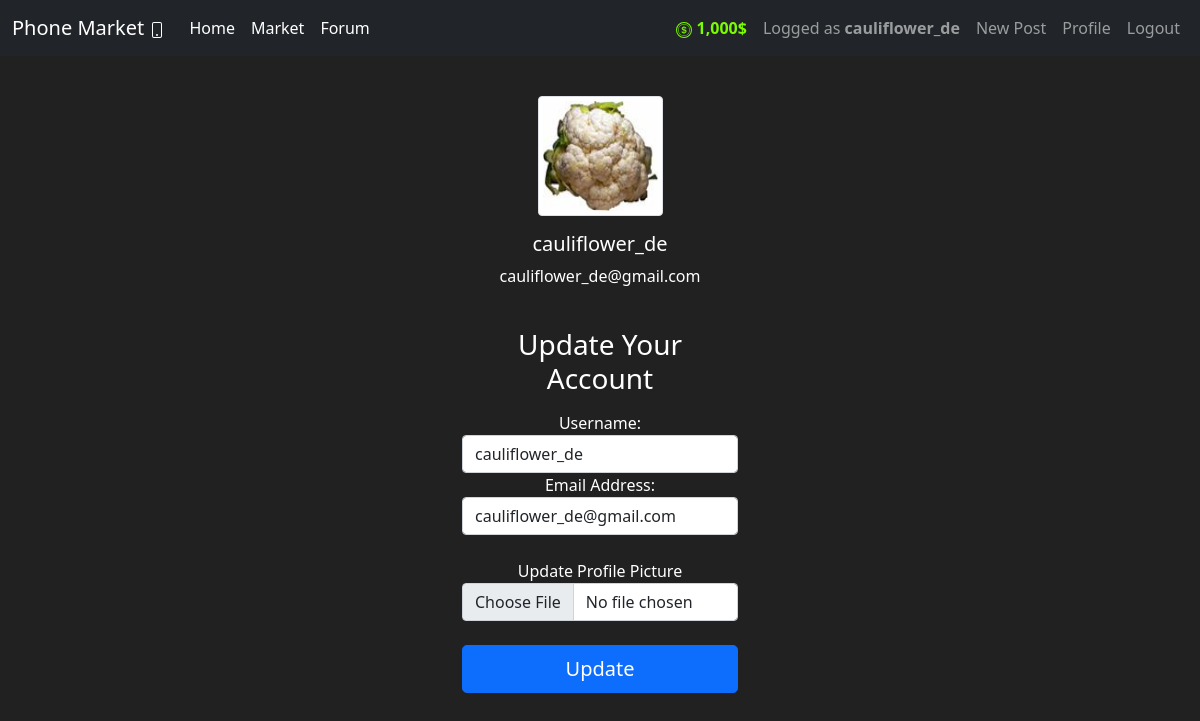
The app's page /account (signed in) with its own data.
### market/models.py (models this page shows, shortened)
class User(db.Model, UserMixin):
    id = db.Column(db.Integer(), primary_key=True)
    username = db.Column(db.String(length=30), nullable=False, unique=True)
    email_address = db.Column(db.String(length=50), nullable=False, unique=True)
    password_hash = db.Column(db.String(length=60), nullable=False)
    budget = db.Column(db.Integer(), nullable=False, default=1000)
    image_file = db.Column(db.Integer(), nullable=False, server_default='default-profile-pic.jpg')
    items = db.relationship('Item', backref='owned_user', lazy=True)
    posts = db.relationship('Post', backref='author', lazy=True)
    @property
    def prettier_budget(self):
        if len(str(self.budget)) >= 4:
            return f'{str(self.budget)[:-3]},{str(self.budget)[-3:]}$'
        return f'{self.budget}$'
    @property
    def password(self):
        return self.password

### market/routes.py (the view, shortened to what this page needs)
@app.route('/account', methods=['GET', 'POST'])
@login_required
def account_page():
    form = UpdateAccountForm()
    if form.picture.errors:
        for err_msg in form.picture.errors:
            flash(err_msg, category='danger')
    elif request.method == 'GET':
        form.username.data = current_user.username
        form.email_address.data = current_user.email_address
    image_file = url_for('static', filename=f'profile_pics/{current_user.image_file}')
    return render_template('account.html', image_file=image_file, form=form)

### market/forms.py (shortened to what this page needs)
class UpdateAccountForm(FlaskForm):
  username = StringField(label='Username:', validators=[Length(min=2, max=30), DataRequired()])
  email_address = StringField(label='Email Address:', validators=[Email(), DataRequired()])
  picture = FileField('Update Profile Picture', validators=[FileAllowed(['jpg', 'png'])])
  submit = SubmitField(label='Update')

### market/models.py (called while the page is built)
@login_manager.user_loader
def load_user(user_id):
    return User.query.get(int(user_id))

### market/templates/account.html (shortened to what this page needs)
{% extends 'base.html' %}
{% block content %}
<div class="container text-center w-25">
  <div class="media m-3">
      <img src="{{ image_file }}" alt="Profile Picture" class="img-thumbnail" style="height: 120px;width:125px;">
      <div class="media-body">
        <h5 class="mt-3">{{ current_user.username}}</h5>
        <p>{{ current_user.email_address }}</p>
      </div>
  </div>
  <br>
  <form method="POST" class="form-register" enctype="multipart/form-data">
    <h1 class="h3 mb-3 font-weight-normal">
      Update Your Account
    </h1>
    {{ form.username.label() }}
    {{ form.username(class="form-control", placeholder="Username") }}
    {{ form.email_address.label() }}
    {{ form.email_address(class="form-control", placeholder="Email Address") }}
    <br>
    {{ form.picture.label() }}
    {{ form.picture(class="form-control", type="file") }}
    <br>
    <div class="d-grid gap-2">
      {{ form.submit(class="btn btn-lg btn-primary") }}
    </div>
  </form>
</div>
{% endblock %}

### market/templates/base.html (shortened to what this page needs)
<!DOCTYPE html>
<html lang="en">
  <head>
    <link
      href="https://cdn.jsdelivr.net/npm/bootstrap@5.0.0-beta3/dist/css/bootstrap.min.css"
      rel="stylesheet"
    />
  </head>
  <body>
    <nav class="navbar navbar-expand-lg navbar-dark bg-dark">
      <div class="container-fluid">
        <a class="navbar-brand" href="{{ url_for('home_page') }}">
          Phone Market
        </a>
        <div class="collapse navbar-collapse" id="navbarSupportedContent">
          <ul class="navbar-nav me-auto mb-2 mb-lg-0">
            <li class="nav-item">
              <a class="nav-link active" aria-current="page" href="{{ url_for('home_page') }}">Home</a>
            </li>
            <li class="nav-item">
              <a class="nav-link active" aria-current="page" href="{{ url_for('market_page') }}">Market</a>
            </li>
            <li class="nav-item">
              <a class="nav-link active" aria-current="page" href="{{ url_for('forum_page') }}">Forum</a>
            </li>
          </ul>
          <ul class="navbar-nav mb-2 mb-lg-0">
            {% if current_user.is_authenticated %}
            <li class="nav-item">
              <a class="nav-link fw-bold" style="color:lawngreen">
                {{ current_user.prettier_budget }}
              </a>
            </li>
            <li class="nav-item">
              <a class="nav-link" href="{{ url_for('account_page') }}">
                Logged as <strong>{{ current_user.username }}</strong>
              </a>
            </li>
            <li class="nav-item">
              <a class="nav-link" href="{{ url_for('new_post') }}">New Post</a>
            </li>
            <li class="nav-item">
              <a class="nav-link" href="{{ url_for('account_page') }}">Profile</a>
            </li>
            <li class="nav-item">
              <a class="nav-link" href="{{ url_for('logout_page') }}">Logout</a>
            </li>
            {% endif %}
          </ul>
        </div>
      </div>
    </nav>
    <br>
    {% block content %}
    {% endblock %}
  </body>
</html>

### market/templates/base.html (style rules this page uses)
body { background-color: #212121; color: white; }

### records on screen
User: prettier_budget "1,000$", username "cauliflower_de", email_address "cauliflower_de@gmail.com"
